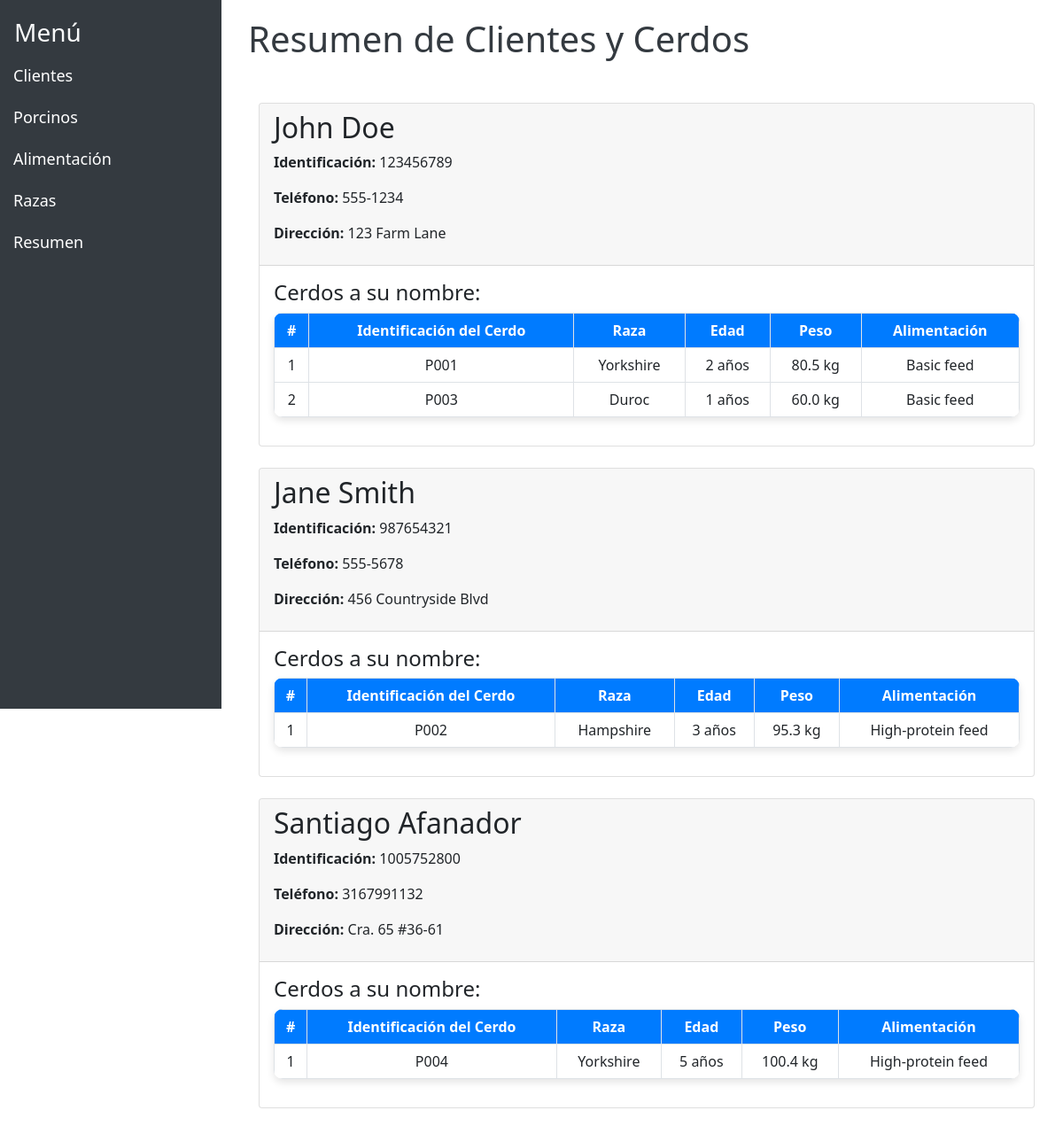
Page /summary/ on the earlier database version.
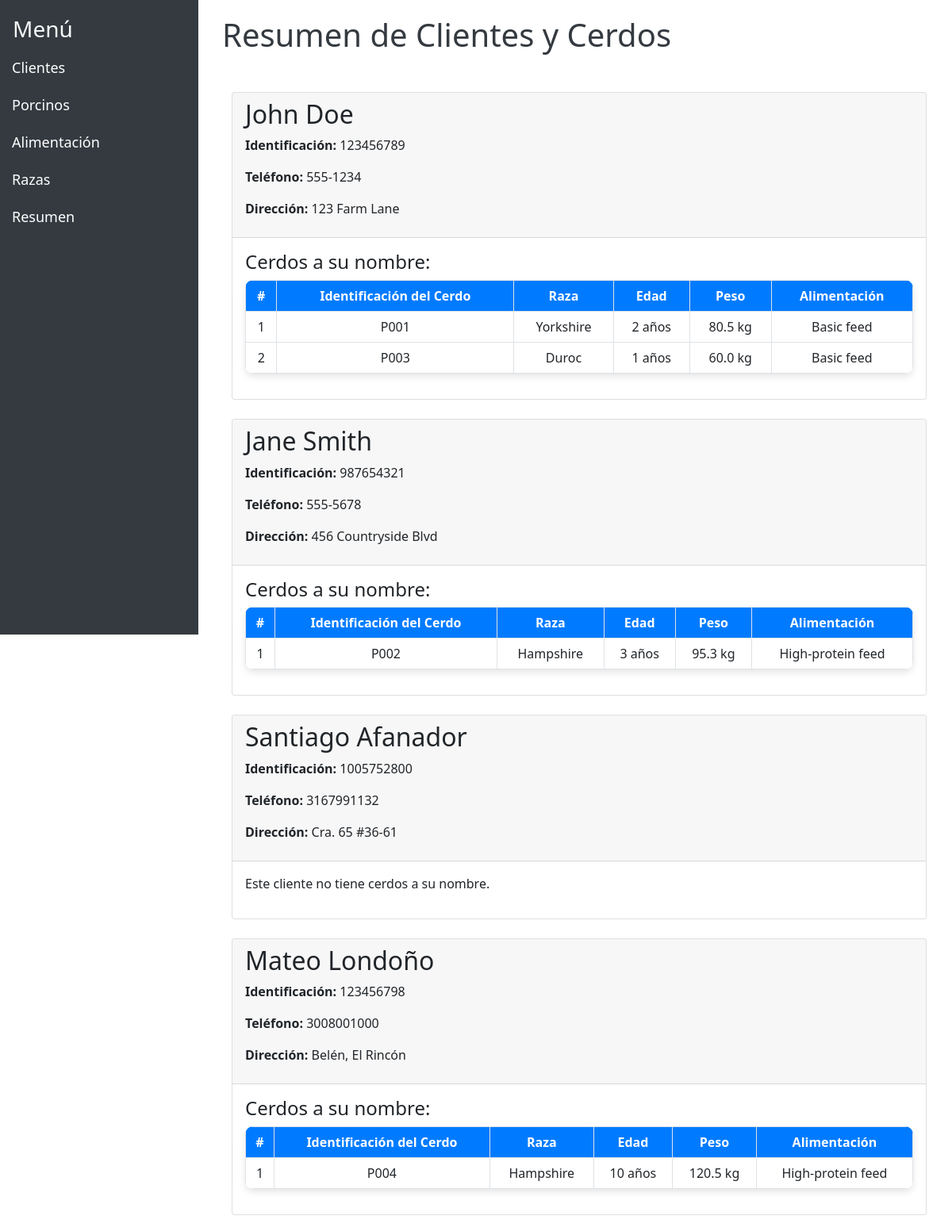
Same page on the later database version.
### myapp/models.py (models this page shows, shortened)
class Customer(models.Model):
    id_customer = models.AutoField(primary_key=True)
    identification = models.CharField(max_length=100, unique=True)
    first_name = models.CharField(max_length=100)
    last_name = models.CharField(max_length=100)
    address = models.TextField(null=True, blank=True, default=None  )
    phone_number = models.CharField(max_length=15, unique=True)
    class Meta:
        db_table = "tbl_customers"
        verbose_name = "Customer"
        verbose_name_plural = "Customers"
        constraints = [
            models.UniqueConstraint(fields=['first_name', 'last_name'], name='unique_customer_name')
        ]
        indexes = [
            models.Index(fields=['identification']),
        ]

class Porcine(models.Model):
    id_porcine = models.AutoField(primary_key=True)
    identification = models.CharField(max_length=100, unique=True)
    breed = models.ForeignKey(Breed, null=True, blank=True, on_delete=models.SET_NULL)
    age = models.IntegerField()
    weight = models.FloatField()
    feeding = models.ForeignKey(Feeding, null=True, blank=True, on_delete=models.SET_NULL)
    customer = models.ForeignKey(Customer, on_delete=models.CASCADE)
    class Meta:
        db_table = "tbl_porcines"
        verbose_name = "Porcine"
        verbose_name_plural = "Porcines"
        constraints = [
            models.CheckConstraint(check=Q(age__gt=0), name='age_gt_zero'),
            models.CheckConstraint(check=Q(weight__gt=0), name='weight_gt_zero'),
        ]
        indexes = [
            models.Index(fields=['identification']),
        ]

class Breed(models.Model):
    id_breed = models.AutoField(primary_key=True)
    breed_name = models.CharField(max_length=100, unique=True)
    class Meta:
        db_table = "tbl_breeds"
        verbose_name = "Breed"
        verbose_name_plural = "Breeds"

class Feeding(models.Model):
    id_feeding = models.AutoField(primary_key=True)
    description = models.CharField(max_length=255, unique=True)
    dosage = models.FloatField()
    class Meta:
        db_table = 'tbl_feeding'
        verbose_name = "Feeding"
        constraints = [
            models.CheckConstraint(condition=Q(dosage__gt=0), name='dosage_gt_zero')
        ]

### myapp/views.py (the view)
# urls.py: path('summary/', views.customer_porcine_summary, name='customer_porcine_summary'),
def customer_porcine_summary(request):
    customers = Customer.objects.all().prefetch_related('porcine_set__breed', 'porcine_set__feeding')
    return render(request, 'myapp/customer_porcine_summary.html', {'customers': customers})

### myapp/templates/myapp/customer_porcine_summary.html (shortened to what this page needs)
<html lang="es">
<head>
    <link href="https://cdn.jsdelivr.net/npm/bootstrap@5.0.0-beta1/dist/css/bootstrap.min.css" rel="stylesheet">
        <link rel="stylesheet" href="../static/css/style.css">
      </head>
      <body>
        {% extends 'base.html' %}
{% block content %}
  <h1>Resumen de Clientes y Cerdos</h1>
        <div class="container mt-5">
          {% for customer in customers %}
          <div class="card mt-4">
            <div class="card-header">
              <h2>{{ customer.first_name }} {{ customer.last_name }}</h2>
              <p><strong>Identificación:</strong> {{ customer.identification }}</p>
              <p><strong>Teléfono:</strong> {{ customer.phone_number }}</p>
              <p><strong>Dirección:</strong> {{ customer.address }}</p>
            </div>
            <div class="card-body">
              {% if customer.porcine_set.all %}
              <h4>Cerdos a su nombre:</h4>
              <table class="table table-bordered table-hover">
                <thead class="text-center">
                  <tr>
                    <th>#</th>
                    <th>Identificación del Cerdo</th>
                    <th>Raza</th>
                    <th>Edad</th>
                    <th>Peso</th>
                    <th>Alimentación</th>
                  </tr>
                </thead>
                <tbody class="text-center">
                  {% for porcine in customer.porcine_set.all %}
                  <tr>
                    <td>{{ forloop.counter }}</td>
                    <td>{{ porcine.identification }}</td>
                    <td>{{ porcine.breed.breed_name}}</td>
                    <td>{{ porcine.age }} años</td>
                    <td>{{ porcine.weight }} kg</td>
                    <td>{{ porcine.feeding.description}}</td>
                  </tr>
                  {% endfor %}
                </tbody>
              </table>
              {% else %}
              <p>Este cliente no tiene cerdos a su nombre.</p>
              {% endif %}
            </div>
          </div>
          {% endfor %}
        </div>
      </body>
      {% endblock %}

### myapp/templates/base.html (shortened to what this page needs)
<!DOCTYPE html>
<html lang="es">
<head>
  <link href="https://cdn.jsdelivr.net/npm/bootstrap@5.0.0-beta1/dist/css/bootstrap.min.css" rel="stylesheet">
</head>
<body>
  <div class="sidebar">
    <h3 class="text-light ms-3">Menú</h3>
    <a href="{% url 'customer_list' %}">Clientes</a>
    <a href="{% url 'porcine_list' %}">Porcinos</a>
    <a href="{% url 'feeding_list' %}">Alimentación</a>
    <a href="{% url 'breed_list' %}">Razas</a>
    <a href="{% url 'customer_porcine_summary' %}">Resumen</a>
  </div>
  <div class="main-content">
    {% block content %}
    {% endblock %}
</body>
</html>

### myapp/static/css/style.css (style rules this page uses)
body { font-family: Arial, sans-serif; background-color: #f4f4f4; color: #333; }
.container { margin-top: 50px; }
.table { box-shadow: 0px 4px 8px rgba(0, 0, 0, 0.1); border-radius: 10px; overflow: hidden; }
h1 { font-weight: bold; color: #343a40; }
thead { background-color: #007bff; color: white; }

### myapp/templates/base.html (style rules this page uses)
.sidebar { height: 100vh; position: fixed; left: 0; top: 0; width: 250px; background-color: #343a40; padding-top: 20px; }
.sidebar a { padding: 10px 15px; text-decoration: none; font-size: 18px; color: white; display: block; }
.main-content { margin-left: 260px; padding: 20px; }

Differences in the rows shown:
removed Porcine: identification "P004", breed.breed_name "Yorkshire", age "5", weight "100.4", feeding.description "High-protein feed", shown under Customer "Santiago"
computed for Customer "Santiago": text "Cerdos a su nombre: # Identificación del Cerdo Raza Edad Peso Alimentación" → "Este cliente no tiene cerdos a su nombre."
added Customer: first_name "Mateo", last_name "Londoño", identification "123456798", phone_number "3008001000", address "Belén, El Rincón"
added Porcine: identification "P004", breed.breed_name "Hampshire", age "10", weight "120.5", feeding.description "High-protein feed", shown under "Mateo"
